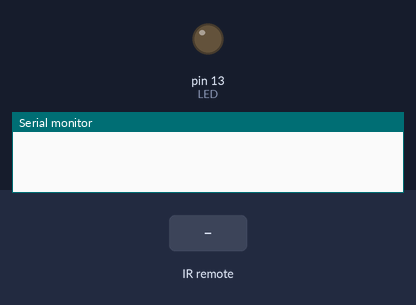
Bench run of a sketch on a simulated Arduino Uno, built with avr-gcc and run on an emulated ATmega328P. Parts: output pins drawn as LEDs (lit = HIGH), the last lines printed to the serial monitor. Inputs (shaded band) come from the test bench.

Above: at 1.2 s.
1.3 s: infrared code 0x1FE807F received
At 2.1 s:
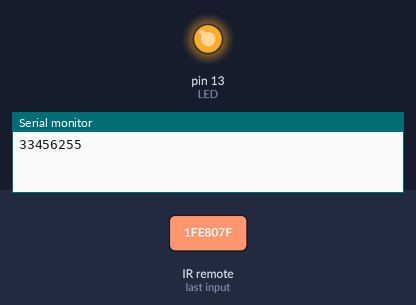
2.8 s: infrared code 0x1FEC03F received
At 3.2 s:
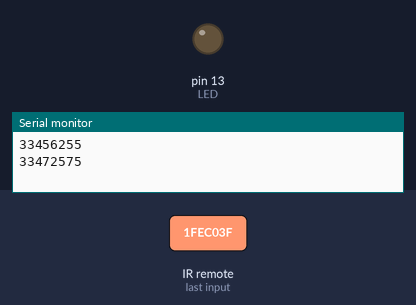
Timing chart, 0 to 5.8 s (numbered marks = the images above; inputs shaded):
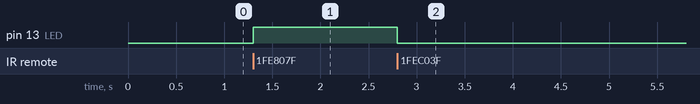

Measured:
- after the input at 1.3 s, pin 13 (LED): LOW → HIGH at once
- after the input at 2.8 s, pin 13 (LED): HIGH → LOW at once

The sketch:

ifrakrasniyPult.ino
```cpp
#include <IRremote.h>

int RECV_PIN = 2;
int LED = 13;
IRrecv irrecv(RECV_PIN);
decode_results results;

void setup()
{
  Serial.begin(9600);
  irrecv.enableIRIn(); // Запуск приемника
  pinMode(LED, OUTPUT);
}

void loop() {
  if (irrecv.decode(&results)) {
    Serial.println(results.value);
    if (results.value == 33456255) // При получении кодировки 1
    {
      digitalWrite(LED, HIGH); // Включаем светодиод
    }
    if (results.value == 33472575) // При получении кодировки 2
    {
      digitalWrite(LED, LOW); // Выключаем светодиод
    }
    irrecv.resume(); // Получаем следующее значение
  }
}
```
